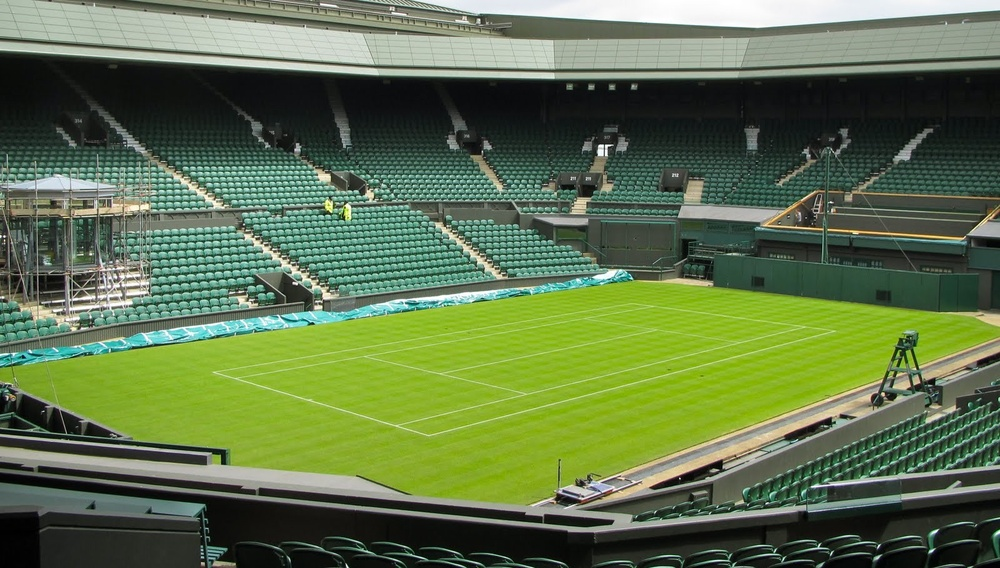
//> input picture img/example2.jpg, 1000 x 568 px, shrunk from 1600 x 908 before the run, given in place of the camera
$ ./test   (built with g++ and OpenCV 4)
//> lines starting //> are read from the running program, lines starting //| are printed output that depends on the picture; after the words box and inside, x2 and y2 are one past the last pixel; in counts of white or black regions, pixels touching at a corner belong together
#include "opencv2/imgcodecs.hpp"
#include "opencv2/highgui.hpp"
#include "opencv2/imgproc.hpp"
#include <iostream>
using namespace cv;
using namespace std;
Mat src_gray;
int thresh = 100;
RNG rng(12345);
void thresh_callback(int, void* );
int main( int argc, char** argv )
{

  //https://docs.opencv.org/3.4/da/d0c/tutorial_bounding_rects_circles.html

  // to read a picture remove the loop and VideoCapture
  //CommandLineParser parser( argc, argv, "{@input | index.png | input image}" );
  //Mat src = imread( samples::findFile( parser.get<String>( "@input" ) ) );

    Mat src ;

    VideoCapture capture;
    capture.open(0);

    if(capture.isOpened())
    {
        cout << "Capture is opened" << endl;
        for(;;)
        {
            capture >> src;
//> src is the input picture: 568 rows x 1000 cols, CV_8UC3; mean B, G, R 76.1, 115.2, 95.5
            if(src.empty())
                break;

            cvtColor( src, src_gray, COLOR_BGR2GRAY );
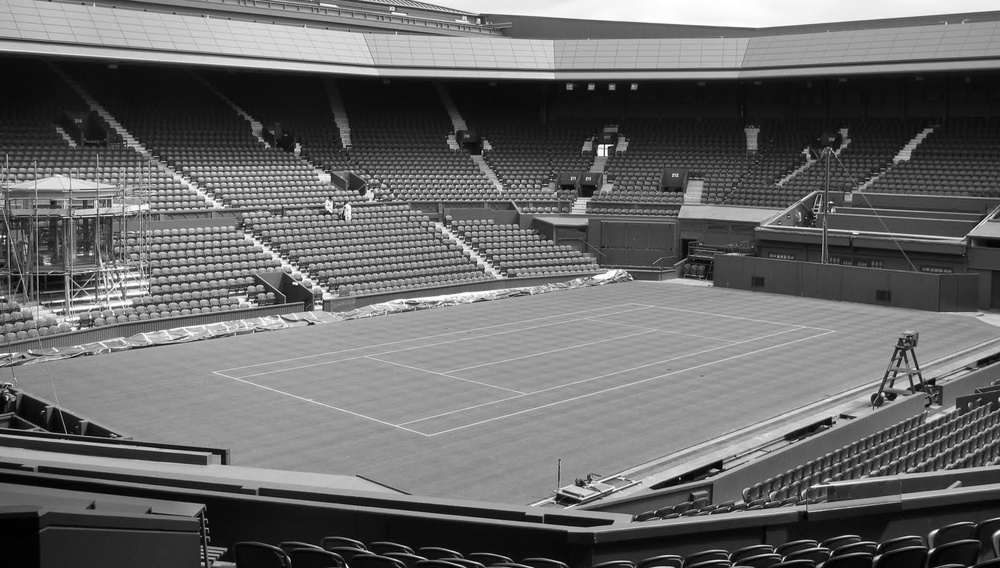
//> src_gray: 568 rows x 1000 cols, CV_8UC1; min 0, max 255, mean 104.8
            blur( src_gray, src_gray, Size(3,3) );
            const char* source_window = "Source";
            namedWindow( source_window );
            imshow( source_window, src );

            const int max_thresh = 255;
            createTrackbar( "Canny thresh:", source_window, &thresh, max_thresh, thresh_callback );
            thresh_callback( 0, 0 );

            if(waitKey(10) >= 0)
                break;
        }
    }
    else
    {
        cout << "No capture" << endl;

        waitKey(0);
    }


    return 0;
}
void thresh_callback(int, void* )
{
    Mat canny_output;
    Canny( src_gray, canny_output, thresh, thresh*2 );
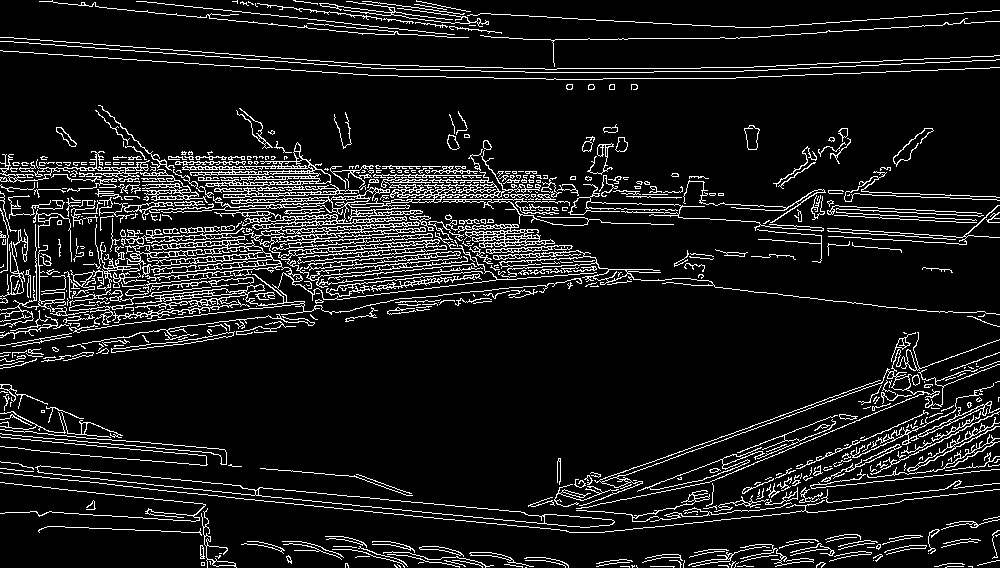
//> canny_output: 568 rows x 1000 cols, CV_8UC1; 9.8% white in thin lines or dots
    vector<vector<Point> > contours;
    findContours( canny_output, contours, RETR_TREE, CHAIN_APPROX_SIMPLE );
//> contours = 1265 contours, 925 with area under 20; largest, box (x1, y1, x2, y2) and area: (161, 149, 541, 288) 6332, (35, 465, 615, 528) 4740, (258, 487, 545, 524) 2502, (69, 227, 597, 333) 2400, (37, 465, 256, 496) 1592
    vector<vector<Point> > contours_poly( contours.size() );
//> contours_poly = 1265 empty contours
    vector<Rect> boundRect( contours.size() );
    vector<Point2f>centers( contours.size() );
    vector<float>radius( contours.size() );
    for( size_t i = 0; i < contours.size(); i++ )
    {
        approxPolyDP( contours[i], contours_poly[i], 7, true );
        boundRect[i] = boundingRect( contours_poly[i] );
        minEnclosingCircle( contours_poly[i], centers[i], radius[i] );
    }
//> after the loop, contours_poly = 1265 contours, 1174 with area under 20; largest, box (x1, y1, x2, y2) and area: (161, 149, 541, 288) 5799, (69, 227, 597, 329) 5226, (35, 467, 615, 523) 2474, (576, 332, 1000, 509) 1861, (182, 142, 331, 187) 1750; boundRect = 1265 Rects (x, y, width, height), first 8: [525, 567, 1, 1], [968, 566, 1, 1], [945, 566, 19, 2], [650, 566, 25, 1], [620, 566, 10, 2], [737, 566, 17, 1], [718, 565, 11, 3], [636, 565, 1, 1]; centers = 1265 Points (x, y), first 12: [525, 567], [968, 566], [954, 566.5], [662, 566], [624.5, 566.5], [745, 566], [723, 566], [636, 565], [631, 565], [513, 565.5], [397, 564], [394, 564]; radius = 1265 values, max 499.6 at index 1240, min 0.0001 at index 0, mean 11.44
    Mat drawing = Mat::zeros( canny_output.size(), CV_8UC3 );
    for( size_t i = 0; i< contours.size(); i++ )
    {
        Scalar color = Scalar( rng.uniform(0, 256), rng.uniform(0,256), rng.uniform(0,256) );
        drawContours( drawing, contours_poly, (int)i, color );
        rectangle( drawing, boundRect[i].tl(), boundRect[i].br(), color, 2 );
        circle( drawing, centers[i], (int)radius[i], color, 2 );
    }
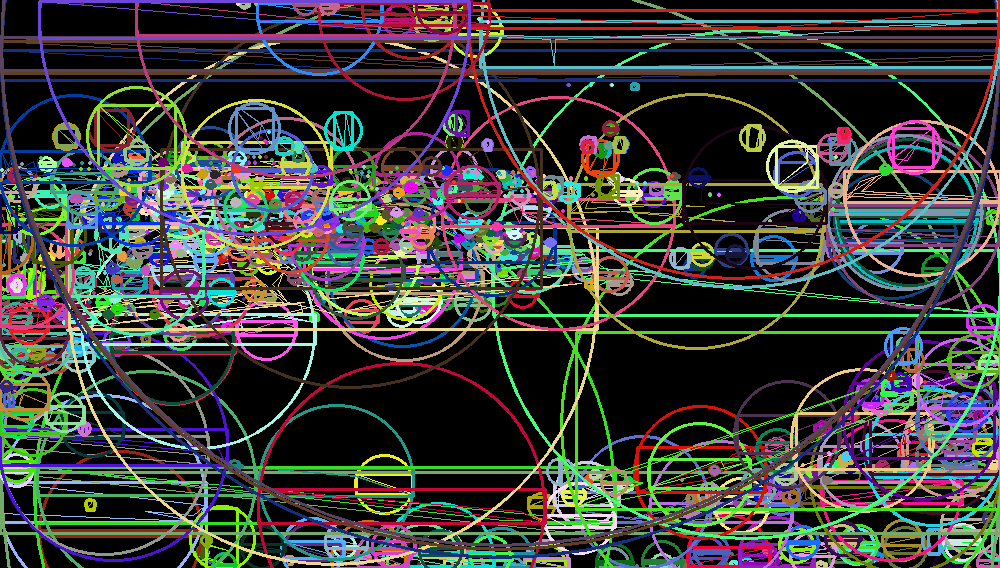
//> drawing: 568 rows x 1000 cols, CV_8UC3; mean B, G, R 56.5, 59.9, 58.5
//> the Esc key is pressed
    imshow( "Contours", drawing );
}
